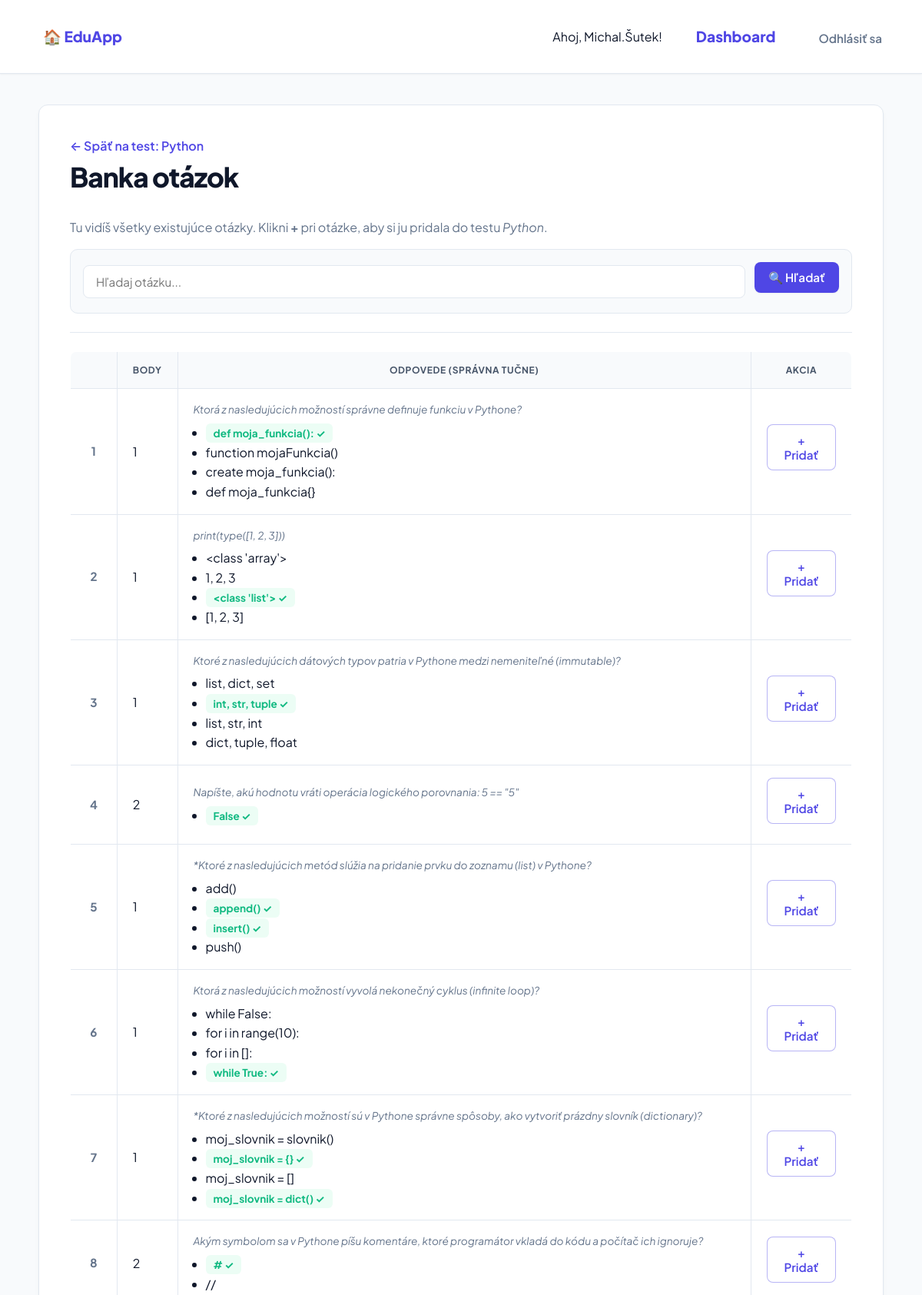
The page /test/11/banka/ (signed in, upper part) on the database its author committed.
### quiz/models.py (models this page shows, shortened)
class Test(models.Model):
    title = models.CharField(max_length=200)
    description = models.TextField()
    subject = models.CharField(max_length=100)
    time_limit = models.IntegerField(help_text="Limit v minútach")
    is_published = models.BooleanField(default=False)
    created_by = models.ForeignKey(User, null=True, blank=True, on_delete=models.SET_NULL, related_name='testy')
    assigned_classes = models.ManyToManyField(Trieda, related_name='tests', blank=True)
    questions = models.ManyToManyField(Question, related_name='tests', through='TestQuestion')

class Question(models.Model):
    TYPES = [
        ('SC', 'Single Choice'),
        ('MC', 'Multiple Choice'),
        ('TXT', 'Short Answer'),
    ]
    text = models.TextField()
    type = models.CharField(max_length=3, choices=TYPES)
    points = models.IntegerField(default=1)
    created_by = models.ForeignKey(User, null=True, blank=True, on_delete=models.SET_NULL, related_name='otazky')

class Answer(models.Model):
    question = models.ForeignKey(Question, on_delete=models.CASCADE, related_name='answers')
    text = models.TextField()
    is_correct = models.BooleanField(default=False)

### quiz/views.py (the view)
# urls.py: path('test/<int:test_id>/banka/', views.banka_otazok, name='banka_otazok'),
@login_required
def banka_otazok(request, test_id):
    if not is_teacher_or_staff(request.user):
        return redirect('index')
    test = get_object_or_404(Test, id=test_id)
    uz_pridane_ids = set(
        TestQuestion.objects.filter(test=test).values_list('question_id', flat=True)
    )
    vsetky_otazky = Question.objects.prefetch_related('answers').all()
    hladaj = request.GET.get('q', '')
    if hladaj:
        vsetky_otazky = vsetky_otazky.filter(text__icontains=hladaj)
    return render(request, 'quiz/banka_otazok.html', {
        'test': test,
        'vsetky_otazky': vsetky_otazky,
        'uz_pridane_ids': uz_pridane_ids,
        'hladaj': hladaj,
    })

### quiz/views.py (called while the page is built)
def is_teacher_or_staff(user):
    try:
        return user.profil.is_teacher or user.is_staff
    except Profil.DoesNotExist:
        return user.is_staff

### quiz/templates/quiz/banka_otazok.html (shortened to what this page needs)
{% extends 'quiz/base.html' %}
{% block content %}
<a href="{% url 'detail_testu' test.id %}">← Späť na test: {{ test.title }}</a>
<h1>Banka otázok</h1>
<p>Tu vidíš všetky existujúce otázky. Klikni <strong>+</strong> pri otázke, aby si ju pridala do testu <em>{{ test.title }}</em>.</p>
<form method="get">
    <input type="text" name="q" value="{{ hladaj }}" placeholder="Hľadaj otázku...">
    <button type="submit">🔍 Hľadať</button>
</form>
<hr>
{% if vsetky_otazky %}
<table border="1" cellpadding="6">
    <thead>
        <tr><th>Otázka</th><th>Body</th><th>Odpovede (správna tučne)</th><th>Akcia</th></tr>
    </thead>
    <tbody>
        {% for otazka in vsetky_otazky %}
        <tr {% if otazka.id in uz_pridane_ids %}style="background:#e8f5e9;"{% endif %}>
            <td>{{ otazka.text }}</td>
            <td>{{ otazka.points }}</td>
            <td>
                <p style="font-size:0.85em; color: var(--text-muted); margin-bottom:6px; font-style:italic;">{{ otazka.text }}</p>
                <ul style="margin:0; padding-left:16px;">
                {% for answer in otazka.answers.all %}
                    <li>{% if answer.is_correct %}<strong style="color:green">{{ answer.text }} ✓</strong>{% else %}{{ answer.text }}{% endif %}</li>
                {% endfor %}
                </ul>
            </td>
            <td style="text-align:center;">
                {% if otazka.id in uz_pridane_ids %}
                    <em style="color:green;">✅ Pridaná</em>
                {% else %}
                    <a href="{% url 'pridaj_otazku_z_banky' test.id otazka.id %}{% if hladaj %}?q={{ hladaj }}{% endif %}">
                        <button>+ Pridať</button>
                    </a>
                {% endif %}
            </td>
        </tr>
        {% endfor %}
    </tbody>
</table>
{% else %}
<p><em>Žiadne otázky nenájdené{% if hladaj %} pre „{{ hladaj }}"{% endif %}.</em></p>
{% endif %}
{% endblock %}

### quiz/templates/quiz/base.html (shortened to what this page needs)
{% load static %}
<!DOCTYPE html>
<html lang="sk">
<head>
    <link rel="stylesheet" href="{% static 'quiz/style.css' %}">
</head>
<body>
    <nav class="main-nav">
        <div class="nav-logo">
            <a href="{% url 'index' %}">🏠 EduApp</a>
        </div>
        <div class="nav-links">
            {% if user.is_authenticated %}
                <span class="user-welcome">Ahoj, {{ user.username }}!</span>
                <a href="{% url 'dashboard' %}" class="link-dashboard">Dashboard</a>
                <form action="{% url 'logout' %}" method="post" class="logout-form">
                    <button type="submit" class="btn-logout">Odhlásiť sa</button>
                </form>
            {% else %}
                {% if request.resolver_match.url_name != 'login' %}
                    <a href="{% url 'login' %}" class="btn-login">Prihlásiť sa</a>
                {% endif %}
            {% endif %}
        </div>
    </nav>
    <main class="container">
        {% block content %}{% endblock %}
    </main>
</body>
</html>

### rows shown on the page
Test: title "Python"
Question: points "1", text "Ktorá z nasledujúcich možností správne definuje funkciu v Pythone?", shows "+ Pridať"
Answer: text "def moja_funkcia():"
Answer: text "function mojaFunkcia()"
Answer: text "create moja_funkcia():"
Answer: text "def moja_funkcia{}"
Question: points "1", text "print(type([1, 2, 3]))", shows "+ Pridať"
Answer: text "<class 'array'>"
Answer: text "1, 2, 3"
Answer: text "<class 'list'>"
Answer: text "[1, 2, 3]"
Question: points "1", text "Ktoré z nasledujúcich dátových typov patria v Pythone medzi nemeniteľné (immutable)?", shows "+ Pridať"
Answer: text "list, dict, set"
Answer: text "int, str, tuple"
Answer: text "list, str, int"
Answer: text "dict, tuple, float"
Question: points "2", text "Napíšte, akú hodnotu vráti operácia logického porovnania: 5 == \"5\"", shows "+ Pridať"
Answer: text "False"
Question: points "1", text "*Ktoré z nasledujúcich metód slúžia na pridanie prvku do zoznamu (list) v Pythone?", shows "+ Pridať"
Answer: text "add()"
Answer: text "append()"
Answer: text "insert()"
Answer: text "push()"
Question: points "1", text "Ktorá z nasledujúcich možností vyvolá nekonečný cyklus (infinite loop)?", shows "+ Pridať"
Answer: text "while False:"
Answer: text "for i in range(10):"
Answer: text "for i in []:"
Answer: text "while True:"
Question: points "1", text "*Ktoré z nasledujúcich možností sú v Pythone správne spôsoby, ako vytvoriť prázdny slovník (dictionary)?", shows "+ Pridať"
Answer: text "moj_slovnik = slovnik()"
Answer: text "moj_slovnik = {}"
Answer: text "moj_slovnik = []"
Answer: text "moj_slovnik = dict()"
Question: points "2", text "Akým symbolom sa v Pythone píšu komentáre, ktoré programátor vkladá do kódu a počítač ich ignoruje?", shows "+ Pridať"
Answer: text "#"
Answer: text "//"

### other values the page prints
{{ user.username }} "Michal.Šutek"
